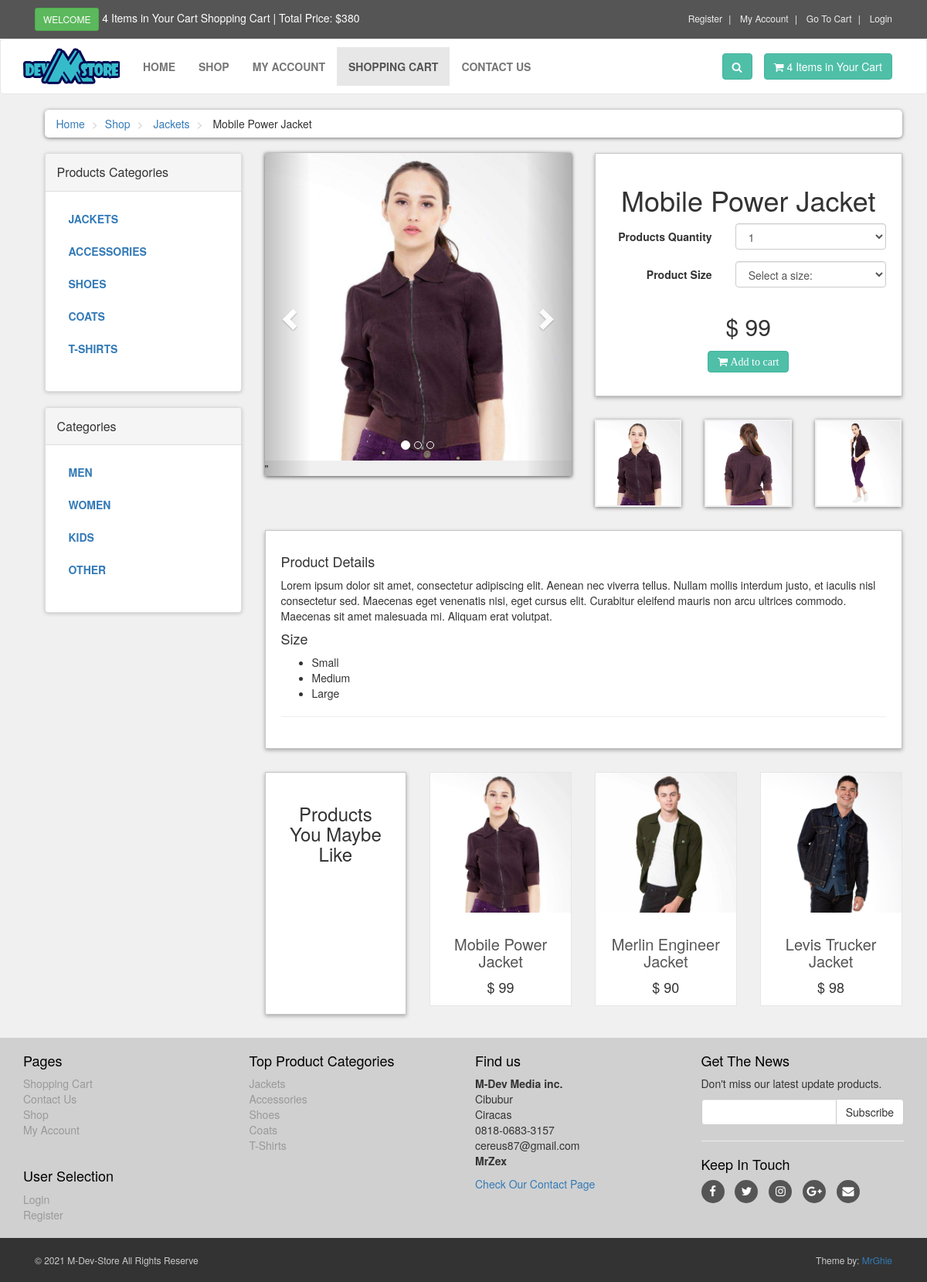
Page /details.php?pro_id=16 on the committed database.
### tables this page shows
CREATE TABLE `product_categories` (
  `p_category_id` int(10) NOT NULL,
  `p_category_title` text NOT NULL,
  `p_category_desc` text NOT NULL
);

CREATE TABLE `products` (
  `product_id` int(10) NOT NULL,
  `p_category_id` int(10) NOT NULL,
  `category_id` int(10) NOT NULL,
  `date` timestamp NOT NULL DEFAULT current_timestamp() ON UPDATE current_timestamp(),
  `product_title` text NOT NULL,
  `product_img1` text NOT NULL,
  `product_img2` text NOT NULL,
  `product_img3` text NOT NULL,
  `product_price` int(10) NOT NULL,
  `product_keywords` text NOT NULL,
  `product_desc` text NOT NULL
);

CREATE TABLE `categories` (
  `category_id` int(10) NOT NULL,
  `category_title` text NOT NULL,
  `category_desc` text NOT NULL
);

### details.php (the view, shortened to what this page needs)
<?php
    include("includes/header.php");
?>
        <div id="content">
            <div class="container">
                <div class="col-md-12">
                    <ul class="breadcrumb">
                        <li><a href="index.php">Home</a></li>
                        <li><a href="shop.php">Shop</a></li>
                        <li>
                            <a href="shop.php?p_cat=<?php echo $pro_cat_id; ?>"> <?php echo $p_cat_title; ?> </a>
                        </li>
                        <li>
                            <?php echo $pro_title; ?>
                        </li>
                    </ul>
                </div>
                <div class="col-md-3">
                    <?php include("includes/sidebar.php"); ?>
                </div>
                <div class="col-md-9">
                    <div id="productMain" class="row">
                        <div class="col-sm-6">
                            <div id="mainImage">
                                <div id="myCarousel" class="carousel slide" data-ride="carousel">
                                    <ol class="carousel-indicators">
                                        <li data-target="#myCarousel" data-slide-to="0" class="active"></li>
                                        <li data-target="#myCarousel" data-slide-to="1"></li>
                                        <li data-target="#myCarousel" data-slide-to="2"></li>
                                    </ol>
                                    <div class="carousel-inner">
                                        <div class="item active">
                                            <center><img class="img-responsive" src="admin_area/product_images/<?php echo $pro_img1; ?>" alt="Image 1"></center>
                                        </div>
                                        "
                                    </div>
                                    <a href="#myCarousel" class="left carousel-control" data-slide="prev">
                                        <span class="glyphicon glyphicon-chevron-left"></span>
                                    </a>
                                    <a href="#myCarousel" class="right carousel-control" data-slide="next">
                                        <span class="glyphicon glyphicon-chevron-right"></span>
                                    </a>
                                </div>
                            </div>
                        </div>
                        <div class="col-sm-6">
                            <div class="box">
                                <h1 class="text-center"> <?php echo "$pro_title"; ?> </h1>
                                <form action="details.php?add_cart=<?php echo $pro_id; ?>" class="form-horizontal" method="post">
                                    <div class="form-group">
                                        <label for="" class="col-md-5 control-label">Products Quantity</label>
                                        <div class="col-md-7">
                                            <select name="product_qty" id="" class="form-control">
                                                <option>1</option>
                                            </select>
                                        </div>
                                    </div>
                                    <div class="form-group">
                                        <label class="col-md-5 control-label">Product Size</label>
                                        <div class="col-md-7">
                                            <select name="product_size" class="form-control">
                                                <option>Select a size:</option>
                                            </select>
                                        </div>
                                    </div>
                                    <p class="price"> <?php echo "$ " . $pro_price; ?> </p>
                                    <p class="text-center buttons">
                                        <button class="btn btn-primary i fa fa-shopping-cart"> Add to cart</button>
                                    </p>
                                </form>
                            </div>
                        </div>
                        <div class="col-sm-6">
                            <div class="row" id="thumbs">
                                <div class="col-xs-4">
                                    <a data-target="#myCarousel" data-slide-to="0" href="#" class="thumb">
                                        <img src="admin_area/product_images/<?php echo $pro_img1; ?>" alt="Image 1" class="img-responsive">
                                    </a>
                                </div>
                                <div class="col-xs-4">
                                    <a data-target="#myCarousel" data-slide-to="1" href="" class="thumb">
                                        <img src="admin_area/product_images/<?php echo $pro_img2; ?>" alt="Image 2" class="img-responsive">
                                    </a>
                                </div>
                                <div class="col-xs-4">
                                    <a data-target="#myCarousel" data-slide-to="2" href="" class="thumb">
                                        <img src="admin_area/product_images/<?php echo $pro_img3; ?>" alt="Image 3" class="img-responsive">
                                    </a>
                                </div>
                            </div>
                        </div>
                    </div>
                    <div class="box" id="details">
                        <h4>Product Details</h4>
                        <p>
                            <?php echo $pro_desc; ?>
                        </p>
                        <h4>Size</h4>
                        <ul>
                            <li>Small</li>
                            <li>Medium</li>
                            <li>Large</li>
                        </ul>
                        <hr>
                    </div>
                    <div class="row same-height-row">
                        <div class="col-md-3 col-sm-6">
                            <div class="box same-height headline">
                                <h3 class="text-center">Products You Maybe Like</h3>
                            </div>
                        </div>
                        <?php
                            $get_products = "select * from products order by 1 DESC LIMIT 0,3";
                            $run_products = mysqli_query($conn, $get_products);
                            while($row_products = mysqli_fetch_array($run_products))
                            {
                                $pro_id = $row_products['product_id'];
                                $pro_title = $row_products['product_title'];
                                $pro_img1 = $row_products['product_img1'];
                                $pro_price = $row_products['product_price'];
                                echo "
                                    <div class='col-md-3 col-sm-6 center-responsive'>
                                        <div class='product same-height'>
                                            <a href='details.php?pro_id=$pro_id'>
                                                <img class='img-responsive' src='admin_area/product_images/$pro_img1'>
                                            </a>
                                            <div class='text'>
                                                <h3> <a href='details.php?pro_id=$pro_id'> $pro_title </a></h3>
                                                <p class='price'> $ $pro_price </p>
                                            </div>
                                        </div>
                                    </div>
                                ";
                            }
                        ?>
                    </div>
                </div>
            </div>
        </div>
        <?php
            include("includes/footer.php");
        ?>
    </body>
</html>

### functions/functions.php (shortened to what this page needs)
<?php
    $conn = mysqli_connect("localhost", "root", "hello_world", "ecom_store");
    function getProductCategories()
    {
        global $conn;
        $get_p_cats = "select * from product_categories";
        $run_p_cats = mysqli_query($conn, $get_p_cats);
        while($row_p_cats = mysqli_fetch_array($run_p_cats))
        {
            $p_cat_id = $row_p_cats['p_category_id'];
            $p_cat_title = $row_p_cats['p_category_title'];
            echo "
                <li>
                    <a href='shop.php?p_cat=$p_cat_id'> $p_cat_title </a>
                </li>
            ";
        }
    }
    function getCategories()
    {
        global $conn;
        $get_cats = "select * from categories";
        $run_cats = mysqli_query($conn, $get_cats);
        while($row_cats = mysqli_fetch_array($run_cats))
        {
            $cat_id = $row_cats['category_id'];
            $cat_title = $row_cats['category_title'];
            echo "
                <li>
                    <a href='shop.php?cat=$cat_id'> $cat_title </a>
                </li>
            ";
        }
    }
?>

### includes/footer.php (shortened to what this page needs)
<div id="footer">
    <div class="container">
        <div class="row">
            <div class="col-sm-6 col-md-3">
                <h4>Pages</h4>
                <ul>
                    <li><a href="cart.php">Shopping Cart</a></li>
                    <li><a href="contact.php">Contact Us</a></li>
                    <li><a href="shop.php">Shop</a></li>
                    <li><a href="customer/my_account.php">My Account</a></li>
                </ul>
                <br>
                <h4>User Selection</h4>
                <ul>
                    <li><a href="checkout.php">Login</a></li>
                    <li><a href="customer_register.php">Register</a></li>
                </ul>
            </div>
            <div class="col-sm-6 col-md-3">
                <h4>Top Product Categories</h4>
                <ul>
                    <?php
                        $get_p_cats = "select * from product_categories";
                        $run_p_cats = mysqli_query($conn, $get_p_cats);
                        while($row_p_cats = mysqli_fetch_array($run_p_cats))
                        {
                            $p_cat_id = $row_p_cats['p_category_id'];
                            $p_cat_title = $row_p_cats['p_category_title'];
                            echo "
                                <li>
                                    <a href = 'shop.php?p_cat=$p_cat_id'>
                                        $p_cat_title
                                    </a>
                                </li>
                            ";
                        }
                    ?>
                </ul>
            </div>
            <div class="col-sm-6 col-md-3">
                <h4>Find us</h4>
                <p>
                    <strong>M-Dev Media inc.</strong>
                    <br/>Cibubur
                    <br/>Ciracas
                    <br/>0818-0683-3157
                    <br/>cereus87@gmail.com
                    <br/><strong>MrZex</strong>
                </p>
                <a href="contact.php">Check Our Contact Page</a>
            </div>
            <div class="col-sm-6 col-md-3">
                <h4>Get The News</h4>
                <p class="text-muted">
                    Don't miss our latest update products.
                </p>
                <form action="https://feedburner.google.com/fb/a/mailverify" method="post" target="popupwindow"
                 onsubmit="window.open('https://feedburner.google.com/fb/a/mailverify?uri=FeedbulletinForCereus87', 'popupwindow',
                 'scrollbars=yes,width=550,height=520');return true" method="post">
                    <div class="input-group">
                        <input type="text" class="form-control" name="email">
                        <span class="input-group-btn">
                            <input type="submit" value="Subscribe" class="btn btn-default">
                        </span>
                    </div>
                </form>
                <hr>
                <h4>Keep In Touch</h4>
                <p class="social">
                    <a href="#" class="fa fa-facebook"></a>
                    <a href="#" class="fa fa-twitter"></a>
                    <a href="#" class="fa fa-instagram"></a>
                    <a href="#" class="fa fa-google-plus"></a>
                    <a href="#" class="fa fa-envelope"></a>
                </p>
            </div>
        </div>
    </div>
</div>
<div id="copyright">
    <div class="container">
        <div class="col-md-6">
            <p class="pull-left">&copy; 2021 M-Dev-Store All Rights Reserve</p>
        </div>
        <div class="col-md-6">
            <p class="pull-right">Theme by: <a href="#">MrGhie</a></p>
        </div>
    </div>
</div>

### styles/style.css (style rules this page uses)
body { font-size: 14px; line-height: 1.42857143; color: #333333; background-color: #f0f0f0; overflow-x: hidden; }
.btn-primary { color: rgb(255, 255, 255); background-color: rgb(79, 191, 168); border-color: rgb(65, 179, 156); }
.box { background: #ffffff; margin: 0 0 30px; border: solid 1px #c6c6c6; box-sizing: border-box; padding: 20px; box-shadow: 0px 2px 5px rgba(0, 0, 0, .3); }
#content { padding-left: 25px; }
#content .product { background: #ffffff; border: solid 1px #e6e6e6; margin-bottom: 30px; box-sizing: border-box; }
#content .product .text { padding: 10px 10px 0px; }
#content .product .text p.price { font-size: 18px; text-align: center; font-weight: 400; }
#content .product .text h3 { text-align: center; font-size: 20px; }
#content .product .text h3 a { color: rgb(85, 85, 85); }
#copyright { background: #333333; color: #cccccc; padding: 20px 0px; font-size: 12px; }
#copyright p { margin: 0px; }
.breadcrumb { padding: 8px, 15px; margin-bottom: 20px; background: #ffffff; border-radius: 5px; box-shadow: 0px 1px 5px rgba(0, 0, 0, .5); }
.breadcrumb> li + li:before { content: ">\00a0"; color: #cccccc; }
#content .panel.sidebar-menu ul.nav.category-menu li a { text-transform: uppercase; font-weight: 600; }
#content #productMain { margin-bottom: 30px; }
#content #productMain .price { font-size: 30px; font-weight: 300; text-align: center; margin-top: 30px; }
#content #mainImage { box-shadow: 0px 1px 5px rgba(0, 0, 0, .7); }
#content #thumbs a { display: block; box-shadow: 0px 1px 5px rgba(0, 0, 0, .5); border: 2px solid transparent; }
#content .headline { height: 314px; }
#footer { background: #d0d0d0; padding: 10px 0; }
#footer ul { list-style: none; padding-left: 0px; }
#footer ul a { color: #999999; padding: 10px 0; }
#footer h4 { color: #000000; }
#footer p { color: #333333; }
#footer .social { text-align: left; }
#footer .social a { margin: 0px 10px 0px 0px; display: inline-block; color: #ffffff; width: 30px; height: 30px; border-radius: 15px; line-height: 30px; font-size: 15px; text-align: center; vertical-align: bottom; background: #555555; }

### rows in the picture
product_categories: p_category_title "Jackets", p_category_title "JACKETS"
products: product_title "Mobile Power Jacket", product_img1 (picture), product_price "99", product_img2 (picture), product_img3 (picture), product_desc "Lorem ipsum dolor sit amet, consectetur adipiscing elit. Aenean nec viverra tellus. Nullam mollis interdum justo, et iaculis nisl consectetur sed. Maecenas eget venenatis nisi, eget cursus elit. Curabitur eleifend mauris non arcu ultrices commodo. Maecenas sit amet malesuada mi. Aliquam erat volutpat."
product_categories: p_category_title "ACCESSORIES", p_category_title "Accessories"
product_categories: p_category_title "SHOES", p_category_title "Shoes"
product_categories: p_category_title "COATS", p_category_title "Coats"
product_categories: p_category_title "T-SHIRTS", p_category_title "T-Shirts"
categories: category_title "MEN"
categories: category_title "WOMEN"
categories: category_title "KIDS"
categories: category_title "OTHER"
products: product_img1 (picture), product_title "Merlin Engineer Jacket", product_price "90"
products: product_img1 (picture), product_title "Levis Trucker Jacket", product_price "98"
